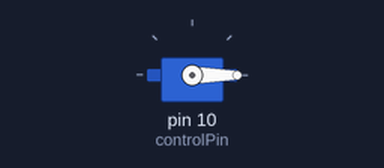
This sketch was run on a simulated Arduino Uno, built with avr-gcc and run on an emulated ATmega328P. Shown: servo.

Above: at 0.05 s.
At 6.0 s:
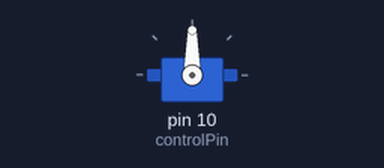
At 12.0 s:
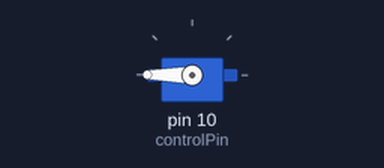
Timing chart, 0 to 15.6 s (numbered marks = the images above):
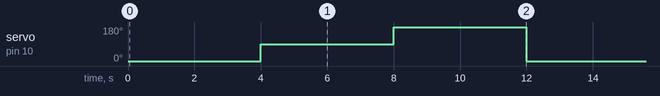

Measured:
- by itself, servo on pin 10 (controlPin): repeats every 12.0 s: 180° 4.0 s, 0° 4.0 s, 90° 4.0 s

The sketch:

servo_three_positions.ino
```cpp
/* Move the servo motor sequentially to following positions:
 * - 0 degrees (min)
 * - 90 degrees
 * - 180 degrees (max)
 * Add 4 seconds delay after each position and loop continuously.
*/

#include <Servo.h>

Servo servo;

int timeout = 4000;
int controlPin = 10;

void setup() {
  servo.attach(controlPin);
}

void loop() {
  servo.write(0);
  delay(timeout);

  servo.write(90);
  delay(timeout);

  servo.write(180);
  delay(timeout);
}
```
